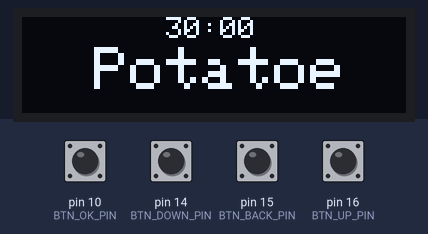
The program below on a simulated Arduino Micro, built with avr-gcc and run on an emulated ATmega32U4. On the bench: 128×32 one-colour display. Inputs (shaded band) come from the test bench; at power-on: pin 10 (BTN_OK_PIN), pin 14 (BTN_DOWN_PIN), pin 15 (BTN_BACK_PIN), pin 16 (BTN_UP_PIN) HIGH. What the program prints to the serial monitor is not drawn.

Above: at 1.2 s.
1.3 s: pin 14 (BTN_DOWN_PIN) pulled LOW for 0.15 s
At 2.0 s:
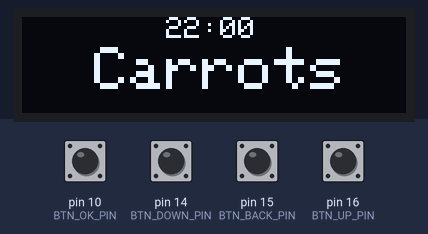
2.9 s: pin 14 (BTN_DOWN_PIN) pulled LOW for 1 s
At 4.2 s:
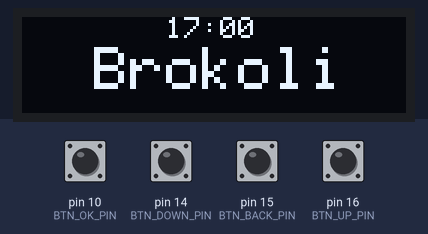
5.4 s: pin 10 (BTN_OK_PIN) pulled LOW for 0.15 s
At 6.8 s:
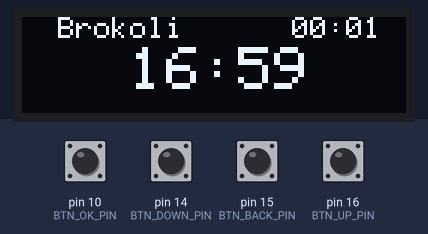
7.5 s: pin 16 (BTN_UP_PIN) pulled LOW for 0.15 s
At 8.6 s:
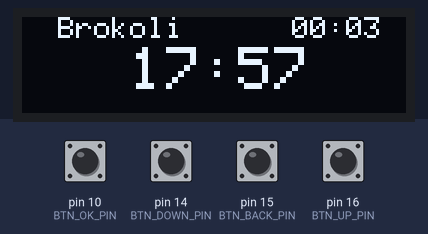
9.5 s: pin 16 (BTN_UP_PIN) pulled LOW for 1 s
At 11.8 s:
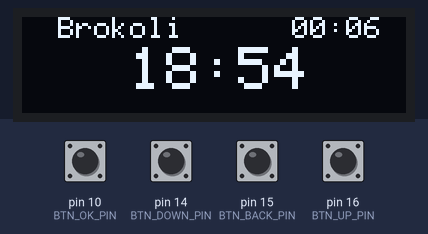
12.5 s: pin 15 (BTN_BACK_PIN) pulled LOW for 0.15 s
At 12.9 s:
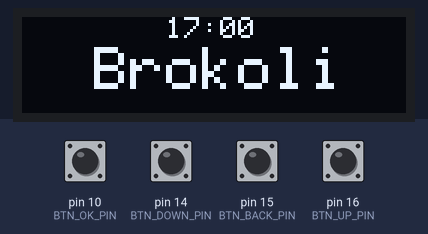
Timing chart, 0 to 15.1 s (numbered marks = the images above; inputs shaded):
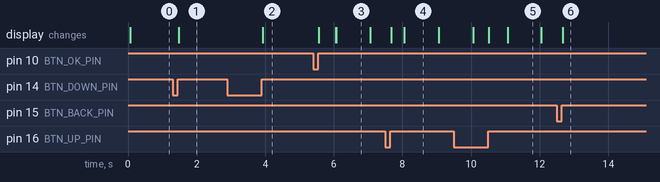

The program:

main.cpp
```cpp
#include <Arduino.h>
#include <SPI.h>
#include <Wire.h>
#include <Adafruit_GFX.h>
#include <Adafruit_SSD1306.h>
#include "menu.h"

#define SCREEN_WIDTH 128 // OLED display width, in pixels
#define SCREEN_HEIGHT 32 // OLED display height, in pixels

// Declaration for an SSD1306 display connected to I2C (SDA, SCL pins)
#define OLED_RESET     4 // Reset pin # (or -1 if sharing Arduino reset pin)
Adafruit_SSD1306 display(SCREEN_WIDTH, SCREEN_HEIGHT, &Wire, OLED_RESET);


char topRow[21];

char time_fmt[] = "%02d:%02d";

int menu_len;

int selected = 0;
// timestamp like time keeping, incremeted by timer interrupt every second
volatile uint16_t elapsed = 0;

bool BB_P = false;
bool BD_P = false;
bool BU_P = false;
bool BO_P = false;
int val = 0;
volatile bool started = false;
uint16_t duration = 0;
int running_idx = 0;

uint16_t sec = 0;
void setup() {
   Serial.begin(9600);
   pinMode(BTN_BACK_PIN, INPUT_PULLUP);
   pinMode(BTN_UP_PIN, INPUT_PULLUP);
   pinMode(BTN_DOWN_PIN, INPUT_PULLUP);
   pinMode(BTN_OK_PIN, INPUT_PULLUP);
   menu_len = sizeof(Menu)/sizeof(MenuEntry);
   // SSD1306_SWITCHCAPVCC = generate display voltage from 3.3V internally
   if(!display.begin(SSD1306_SWITCHCAPVCC, 0x3C)) { // Address 0x3C for 128x32
   Serial.println(F("SSD1306 allocation failed"));
   for(;;); // Don't proceed, loop forever
   }
   display.clearDisplay();
   display.setTextSize(1);      // Normal 1:1 pixel scale
   display.setTextColor(WHITE); // Draw white text
   display.setCursor(0,0);             // Start at top-left corner
   display.println(F("Time to steam some potatoes!"));
   display.display();
   // clear interrupts
   cli();
   TCCR1A = 0;
   TCCR1B = 0;
   // Timer/Counter Control Register
   TCCR1B |= (1 << CS10)|(1 << CS12);    // 1024 prescaler
   TCCR1B |= 1<<WGM12;     //Put Timer/Counter1 in CTC mode(Clear Timer on Compare Match)
   OCR1A = 15624; // Output compare register
   TIMSK1 |= 1<<OCIE1A;        //enable timer compare interrupt
   // set interrupts
   sei();
}

ISR(TIMER1_COMPA_vect)      //Interrupt Service Routine
{
   if (started) {
      elapsed++;
   }
}

void display_menu_entry(int index) {
   display.clearDisplay();
   display.setTextSize(1); // 1 = 6x8
   display.setCursor(0,0);      // Start at top-left corner
   display.print(F("        "));
   display.print(Menu[index].duration);
   display.print(F(":00"));
   display.setCursor(0,10);
   display.setTextSize(2);      // Normal 1:1 pixel scale
   display.println(Menu[index].name);
}

void display_running_stats() {
   char t[6];
   display.clearDisplay();
   int min = elapsed / 60;
   int sec = elapsed % 60;
   display.setTextSize(1); // 1 = 6x8
   display.setCursor(0,0);      // Start at top-left corner
   display.print(Menu[running_idx].name);
   display.setCursor(15*6,0);
   sprintf(t,time_fmt, min, sec);
   display.print(t);
   display.setCursor(0,10);
   display.setTextSize(2);      // Normal 1:1 pixel scale
   int16_t remaining = duration - elapsed;
   min = remaining / 60;
   sec = remaining % 60;
   sprintf(t,time_fmt, min, sec);
   display.print(F("   "));
   display.print(t);
}

void start(int idx) {
   running_idx = idx;
   duration = Menu[idx].duration * 60;
   started = true;
}

void stop() {
   started = false;
   elapsed = 0;
}

void loop() {
   if (!digitalRead(BTN_BACK_PIN)) {
         if (!BB_P) {
            Serial.print(F("Back pressed\n"));
            BB_P = true;
         }
   } else {
      if (BB_P) {
            Serial.print(F("Back released\n"));
            BB_P = false;
            if (started) {
               stop();
            }
      }
   }
   if (!digitalRead(BTN_DOWN_PIN)) {
         if (!BD_P) {
            Serial.print(F("Down pressed\n"));
            BD_P = true;
         }
   } else {
      if (BD_P) {
            Serial.print(F("Down released\n"));
            BD_P = false;
            if (!started){
               selected--;
               if (selected < 0){
                  selected = menu_len - 1;
               }
               Serial.print(F("selected:"));
               Serial.println(selected);
            } else {
               duration -= 60;
               Serial.print(F("Duration:"));
               Serial.println(duration);
            }
      }
   }
   if (!digitalRead(BTN_UP_PIN)) {
         if (!BU_P) {
            Serial.print(F("Up pressed\n"));
            BU_P = true;
         }
   } else {
      if (BU_P) {
         BU_P = false;
         if (!started){
            Serial.print(F("Up released\n"));
            selected++;
            if (selected >= menu_len) {
               selected = 0;
            }
            Serial.print(F("selected:"));
            Serial.println(selected);
         } else {
            duration += 60;
            Serial.print(F("Duration:"));
            Serial.println(duration);
         }
      }
   }
   if (!digitalRead(BTN_OK_PIN)) {
         if (!BO_P) {
            Serial.print(F("OK pressed\n"));
            BO_P = true;
         }
   } else {
      if (!started) {
         if (BO_P) {
               Serial.print(F("OK released\n"));
               BO_P = false;
               if (!started) {
                  start(selected);
               }
         }
      }
   }
   if (elapsed > duration) {
      stop();
   }
   if (!started) {
      display_menu_entry(selected);
   } else {
      display_running_stats();
   }
  display.display();
}
```

menu.h
```cpp
#include <stdint.h>

int BTN_BACK_PIN = 15;
int BTN_DOWN_PIN = 14;
int BTN_UP_PIN = 16;
int BTN_OK_PIN = 10;

struct MenuEntry{
   char name[10];
   uint16_t duration;
};

MenuEntry Menu[]={
   {
      "  Potatoe",
      30
   },
   {
      "  Brokoli",
      17
   },
   {
      "  Carrots",
      22
   }
};
```

Measured:
- after the input at 1.3 s, the display: changes after 0.18 s (image 1)
- after the input at 2.9 s, the display: changes after 1.0 s (image 2)
- after the input at 5.4 s, the display: first changes after 0.17 s (image 3 shows a later state)
- what the display in image 3 shows lasts 1.0 s, from 6.1 s to 7.1 s
